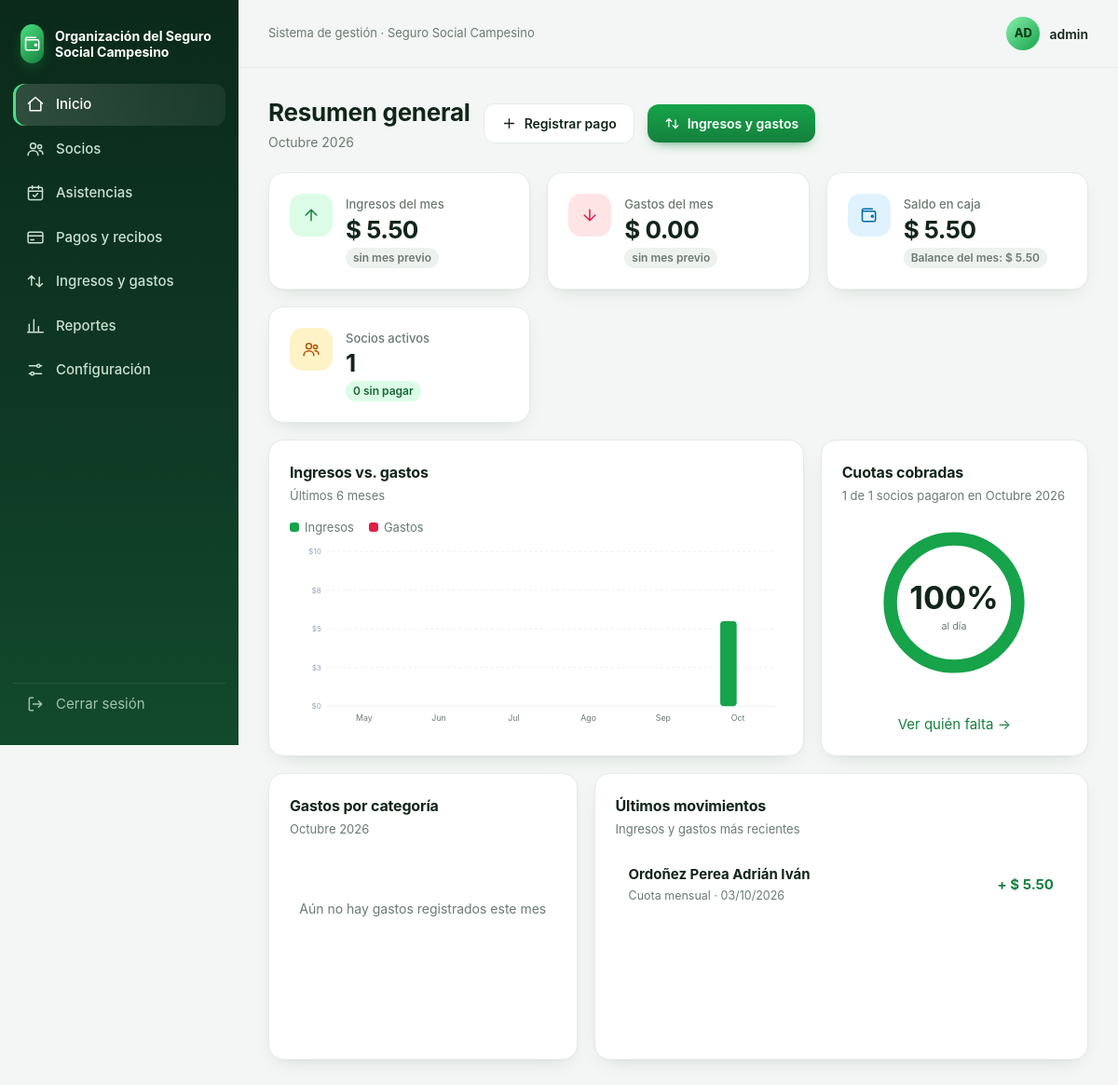
/ (signed in), run on the app's committed database.
### tables this page shows
CREATE TABLE config (
  clave TEXT PRIMARY KEY,
  valor TEXT NOT NULL
);

CREATE TABLE pagos (
  id INTEGER PRIMARY KEY AUTOINCREMENT,
  socio_id INTEGER NOT NULL REFERENCES socios(id),
  mes TEXT NOT NULL,
  concepto TEXT NOT NULL,
  monto REAL NOT NULL,
  fecha TEXT NOT NULL,
  forma_pago TEXT NOT NULL DEFAULT 'efectivo',
  observacion TEXT,
  anulado INTEGER NOT NULL DEFAULT 0,
  registrado_por TEXT
);

### app.py (the view)
@app.route("/")
@login_required
def inicio():
    db = get_db()
    mes = mes_actual()
    activos = db.execute("SELECT COUNT(*) FROM socios WHERE estado = 'activo'").fetchone()[0]
    cuotas, otros, gastos = totales_mes(mes)
    ingresos = cuotas + otros
    pc, po, pg = totales_mes(mes_anterior(mes))
    pendientes = len(morosos(mes))
    recientes = db.execute(
        """SELECT * FROM (
             SELECT p.fecha, 'ingreso' AS tipo, (s.apellidos || ' ' || s.nombres) AS descripcion,
                    p.concepto AS categoria, p.monto, p.id FROM pagos p
                    JOIN socios s ON s.id = p.socio_id WHERE p.anulado = 0
             UNION ALL
             SELECT m.fecha, m.tipo, m.descripcion, m.categoria, m.monto, m.id FROM movimientos m
                    WHERE m.anulado = 0)
           ORDER BY fecha DESC, id DESC LIMIT 6""").fetchall()
    return render_template(
        "inicio.html", mes=mes, activos=activos, ingresos=ingresos, gastos=gastos,
        saldo=saldo_total(), pendientes=pendientes, pagaron=max(activos - pendientes, 0),
        var_ing=variacion(ingresos, pc + po), var_gas=variacion(gastos, pg),
        serie=serie_mensual(meses_atras(6)), cats=gastos_por_categoria(mes), recientes=recientes)

### app.py (called while the page is built)
@app.template_filter("money")
def f_money(v):
    v = float(v or 0)
    return f"-$ {abs(v):,.2f}" if v < 0 else f"$ {v:,.2f}"

@app.template_filter("fdate")
def f_fdate(s):
    try:
        y, m, d = s.split("-")
        return f"{d}/{m}/{y}"
    except Exception:
        return s or ""

@app.template_filter("mes_largo")
def f_mes_largo(ym):
    try:
        return f"{MESES[int(ym[5:7]) - 1]} {ym[:4]}"
    except Exception:
        return ym

def get_db():
    if "db" not in g:
        g.db = sqlite3.connect(DB_PATH)
        g.db.row_factory = sqlite3.Row
        g.db.execute("PRAGMA foreign_keys = ON")
    return g.db

def cfg(clave):
    r = get_db().execute("SELECT valor FROM config WHERE clave = ?", (clave,)).fetchone()
    return r["valor"] if r else ""

@app.context_processor
def inyectar():
    return {"org": cfg("organizacion")}

def login_required(f):
    @wraps(f)
    def envoltura(*a, **kw):
        if "usuario" not in session:
            return redirect(url_for("login"))
        return f(*a, **kw)
    return envoltura

def morosos(mes):
    return get_db().execute(
        """SELECT s.* FROM socios s
           WHERE s.estado = 'activo' AND NOT EXISTS (
             SELECT 1 FROM pagos p
             WHERE p.socio_id = s.id AND p.mes = ? AND p.anulado = 0 AND p.concepto = ?)
           ORDER BY s.apellidos, s.nombres""", (mes, CONCEPTO_CUOTA)).fetchall()

def mes_actual():
    return date.today().strftime("%Y-%m")

def meses_atras(n):
    hoy = date.today()
    y, m, out = hoy.year, hoy.month, []
    for _ in range(n):
        out.append(f"{y}-{m:02d}")
        m -= 1
        if m == 0:
            m, y = 12, y - 1
    return out[::-1]

def mes_anterior(ym):
    y, m = int(ym[:4]), int(ym[5:7]) - 1
    return f"{y - 1}-12" if m == 0 else f"{y}-{m:02d}"

def totales_mes(ym):
    db = get_db()
    cuotas = db.execute("SELECT COALESCE(SUM(monto),0) FROM pagos WHERE anulado=0 AND substr(fecha,1,7)=?",
                        (ym,)).fetchone()[0]
    otros = db.execute("SELECT COALESCE(SUM(monto),0) FROM movimientos WHERE anulado=0 AND tipo='ingreso' "
                       "AND substr(fecha,1,7)=?", (ym,)).fetchone()[0]
    gastos = db.execute("SELECT COALESCE(SUM(monto),0) FROM movimientos WHERE anulado=0 AND tipo='gasto' "
                        "AND substr(fecha,1,7)=?", (ym,)).fetchone()[0]
    return cuotas, otros, gastos

def variacion(actual, previo):
    return None if not previo else round((actual - previo) / previo * 100)

### templates/inicio.html (shortened to what this page needs)
{% extends "base.html" %}
{% block content %}
<div class="head">
  <div><h1>Resumen general</h1><p>{{ mes|mes_largo }}</p></div>
  <a class="btn ghost" href="{{ url_for('pago_nuevo') }}"><svg class="ic"><use href="#i-plus"/></svg>Registrar pago</a>
  <a class="btn" href="{{ url_for('finanzas') }}"><svg class="ic"><use href="#i-flow"/></svg>Ingresos y gastos</a>
</div>
<div class="grid g4">
  <div class="card kpi"><div class="ico v"><svg class="ic"><use href="#i-up"/></svg></div><div>
    <small>Ingresos del mes</small><div class="n">{{ ingresos|money }}</div>
    {% if var_ing is none %}<span class="delta neu">sin mes previo</span>
    {% else %}<span class="delta {{ 'up' if var_ing >= 0 else 'down' }}">{{ '▲' if var_ing >= 0 else '▼' }} {{ var_ing|abs }}% vs. mes ant.</span>{% endif %}</div></div>
  <div class="card kpi"><div class="ico r"><svg class="ic"><use href="#i-down"/></svg></div><div>
    <small>Gastos del mes</small><div class="n">{{ gastos|money }}</div>
    {% if var_gas is none %}<span class="delta neu">sin mes previo</span>
    {% else %}<span class="delta {{ 'down' if var_gas > 0 else 'up' }}">{{ '▲' if var_gas >= 0 else '▼' }} {{ var_gas|abs }}% vs. mes ant.</span>{% endif %}</div></div>
  <div class="card kpi"><div class="ico b"><svg class="ic"><use href="#i-wallet"/></svg></div><div>
    <small>Saldo en caja</small><div class="n">{{ saldo|money }}</div>
    <span class="delta neu">Balance del mes: {{ (ingresos - gastos)|money }}</span></div></div>
  <div class="card kpi"><div class="ico a"><svg class="ic"><use href="#i-users"/></svg></div><div>
    <small>Socios activos</small><div class="n">{{ activos }}</div>
    <span class="delta {{ 'down' if pendientes else 'up' }}">{{ pendientes }} sin pagar</span></div></div>
</div>
<div class="grid g3">
  <div class="card">
    <h3>Ingresos vs. gastos</h3><div class="sub">Últimos 6 meses</div>
    <div class="lg"><span><i style="background:#16a34a"></i>Ingresos</span><span><i style="background:#e11d48"></i>Gastos</span></div>
    <div id="c_barras" class="chart"></div>
  </div>
  <div class="card">
    <h3>Cuotas cobradas</h3><div class="sub">{{ pagaron }} de {{ activos }} socios pagaron en {{ mes|mes_largo }}</div>
    <div id="c_anillo" class="chart"></div>
    <div style="text-align:center;margin-top:10px"><a href="{{ url_for('reportes') }}">Ver quién falta →</a></div>
  </div>
</div>
<div class="grid g31">
  <div class="card">
    <h3>Gastos por categoría</h3><div class="sub">{{ mes|mes_largo }}</div>
    <div id="c_dona" class="chart"></div>
  </div>
  <div class="card">
    <h3>Últimos movimientos</h3><div class="sub">Ingresos y gastos más recientes</div>
    <div class="wrap"><table class="tbl">
      {% for m in recientes %}
      <tr>
        <td><b>{{ m.descripcion }}</b><br><small style="color:var(--muted)">{{ m.categoria }} · {{ m.fecha|fdate }}</small></td>
        <td class="r {{ 'pos' if m.tipo == 'ingreso' else 'neg' }}">{{ '+' if m.tipo == 'ingreso' else '−' }} {{ m.monto|money }}</td>
      </tr>
      {% else %}<tr><td class="vacio">Todavía no hay movimientos.</td></tr>{% endfor %}
    </table></div>
  </div>
</div>
{% endblock %}

### templates/base.html (shortened to what this page needs)
<!doctype html>
<html lang="es">
<head>
</head>
<body>
{% if session.usuario %}
{% set ep = request.endpoint %}
{% macro item(eps, url, icon, label) %}<a href="{{ url }}" class="{{ 'act' if request.endpoint in eps }}"><svg class="ic"><use href="#i-{{ icon }}"/></svg>{{ label }}</a>{% endmacro %}
<div class="app">
<aside class="side">
  <div class="brand"><div class="logo"><svg class="ic"><use href="#i-wallet"/></svg></div><span>{{ org }}</span></div>
  <nav>
    {{ item(['inicio'], url_for('inicio'), 'home', 'Inicio') }}
    {{ item(['socios','socio_form','socio_detalle'], url_for('socios'), 'users', 'Socios') }}
    {{ item(['reuniones','reunion'], url_for('reuniones'), 'cal', 'Asistencias') }}
    {{ item(['pagos','pago_nuevo','recibo'], url_for('pagos'), 'card', 'Pagos y recibos') }}
    {{ item(['finanzas'], url_for('finanzas'), 'flow', 'Ingresos y gastos') }}
    {{ item(['reportes'], url_for('reportes'), 'chart', 'Reportes') }}
    {{ item(['configuracion'], url_for('configuracion'), 'set', 'Configuración') }}
  </nav>
  <a class="salir" href="{{ url_for('logout') }}"><svg class="ic"><use href="#i-out"/></svg>Cerrar sesión</a>
</aside>
<div class="main">
  <div class="top">
    <div class="t">Sistema de gestión · Seguro Social Campesino</div>
    <div class="user"><div class="avatar">{{ session.usuario[:2]|upper }}</div>{{ session.usuario }}</div>
  </div>
  <div class="content">
    {% block content %}{% endblock %}
  </div>
</div>
</div>
{% else %}
{% for cat, m in get_flashed_messages(with_categories=true) %}<div class="msg {{ cat }}" style="position:fixed;top:14px;right:14px;z-index:50">{{ m }}</div>{% endfor %}
{% block login %}{% endblock %}
{% endif %}
</body>
</html>

### templates/base.html (style rules this page uses)
:root { --bg:#f3f6f4;--card:#fff;--ink:#12251a;--muted:#6b7a72;--line:#e5ebe7;--brand:#15803d;--brand2:#0f5f2e; --ing:#16a34a;--gas:#e11d48;--warn:#d97706;--r:16px;--sh:0 1px 2px #0b1f1405,0 8px 24px -12px #0b1f142e }
* { box-sizing:border-box }
body { margin:0;background:var(--bg);color:var(--ink);font:15px/1.5 Inter,"Segoe UI",system-ui,-apple-system,Roboto,sans-serif;-webkit-font-smoothing:antialiased }
a { color:var(--brand);text-decoration:none }
h1,h2,h3 { margin:0;letter-spacing:-.01em }
.ic { width:20px;height:20px;fill:none;stroke:currentColor;stroke-width:1.8;stroke-linecap:round;stroke-linejoin:round;flex:none }
.app { display:flex;min-height:100vh }
.side { width:256px;flex:none;background:linear-gradient(180deg,#0b2a1a,#0f3a25 60%,#124a2d);color:#c9e0d1;padding:22px 14px;position:sticky;top:0;height:100vh;display:flex;flex-direction:column;z-index:20 }
.brand { display:flex;gap:12px;align-items:center;padding:4px 8px 22px;color:#fff;font-weight:700;font-size:14px;line-height:1.25 }
.logo { width:42px;height:42px;border-radius:13px;background:linear-gradient(135deg,#4ade80,#15803d);display:grid;place-items:center;color:#fff;box-shadow:0 6px 16px -6px #22c55e99 }
.side nav { flex:1 }
.side nav a { display:flex;gap:12px;align-items:center;padding:11px 14px;border-radius:12px;color:#c9e0d1;font-weight:500;margin-bottom:3px;transition:.15s }
.side nav a.act { background:linear-gradient(90deg,#ffffff26,#ffffff10);color:#fff;box-shadow:inset 3px 0 0 #4ade80 }
.side .salir { display:flex;gap:12px;align-items:center;padding:11px 14px;color:#9fc4ad;border-top:1px solid #ffffff1a;margin-top:10px }
.main { flex:1;min-width:0 }
.top { display:flex;align-items:center;gap:14px;padding:18px 32px;position:sticky;top:0;background:#f3f6f4d9;backdrop-filter:blur(8px);z-index:10;border-bottom:1px solid var(--line) }
.top .t { font-size:13px;color:var(--muted);flex:1 }
.user { display:flex;gap:10px;align-items:center;font-weight:600;font-size:14px }
.avatar { width:36px;height:36px;border-radius:50%;background:linear-gradient(135deg,#86efac,#16a34a);color:#06310f;display:grid;place-items:center;font-weight:700;font-size:13px }
.content { padding:28px 32px 48px;max-width:1240px;overflow-x:hidden }
.head { display:flex;align-items:center;gap:14px;flex-wrap:wrap;margin-bottom:22px }
.head h1 { font-size:26px;flex:1;min-width:200px }
.head p { margin:2px 0 0;color:var(--muted);font-size:14px }
.card { background:var(--card);border:1px solid var(--line);border-radius:var(--r);box-shadow:var(--sh);padding:22px }
.card h3 { font-size:16px;margin-bottom:4px }
.card .sub { color:var(--muted);font-size:13px;margin-bottom:14px }
.grid { display:grid;gap:18px;margin-bottom:18px }
.g4 { grid-template-columns:repeat(auto-fit,minmax(220px,1fr)) }
.g3 { grid-template-columns:2fr 1fr }
.g31 { grid-template-columns:1fr 1.6fr }
.grid>* { min-width:0 }
.kpi { display:flex;gap:14px;align-items:flex-start }
.kpi .ico { width:46px;height:46px;border-radius:14px;display:grid;place-items:center;flex:none }
.kpi .ico.v { background:#dcfce7;color:#15803d }
.kpi .ico.r { background:#ffe4e6;color:#e11d48 }
.kpi .ico.a { background:#fef3c7;color:#b45309 }
.kpi .ico.b { background:#e0f2fe;color:#0369a1 }
.kpi small { color:var(--muted);font-size:13px;font-weight:500 }
.kpi .n { font-size:26px;font-weight:700;letter-spacing:-.02em;line-height:1.2 }
.delta { white-space:nowrap;font-size:12px;font-weight:600;padding:2px 8px;border-radius:99px;display:inline-block;margin-top:4px }
.delta.up { background:#dcfce7;color:#166534 }
.delta.neu { background:#eef2ef;color:var(--muted) }
.btn { display:inline-flex;align-items:center;gap:8px;background:linear-gradient(180deg,#16a34a,#15803d);color:#fff;border:0;padding:10px 18px;border-radius:12px;font-family:inherit;font-weight:600;font-size:14px;cursor:pointer;box-shadow:0 6px 14px -8px #15803d;transition:.15s }
.btn.ghost { background:#fff;color:var(--ink);border:1px solid var(--line);box-shadow:none }
.btn .ic { width:17px;height:17px }
.tbl { width:100%;border-collapse:collapse }
.tbl td { padding:13px 14px;border-bottom:1px solid #eef2ef;vertical-align:middle }
.tbl tr:last-child td { border-bottom:0 }
.tbl .r { text-align:right;white-space:nowrap }
.wrap { overflow-x:auto }
.pos { color:#15803d;font-weight:700 }
.chart { min-height:200px }
.lg { display:flex;gap:16px;font-size:13px;color:var(--muted);margin-bottom:6px }
.lg i { display:inline-block;width:10px;height:10px;border-radius:3px;margin-right:6px }

### data on the page
config: valor "Organización del Seguro Social Campesino"
pagos: usuario "admin", descripcion "Ordoñez Perea Adrián Iván", categoria "Cuota mensual", fecha|fdate "03/10/2026", tipo "+", monto "$ 5.50"

### other printed values
{{ label }} "Inicio Socios Asistencias Pagos y recibos Ingresos y gastos Reportes Configuración"
{{ session.usuario[:2]|upper }} "AD"
{{ mes|mes_largo }} "Octubre 2026"
{{ ingresos|money }} "$ 5.50"
{{ gastos|money }} "$ 0.00"
{{ saldo|money }} "$ 5.50"
{{ (ingresos - gastos)|money }} "$ 5.50"
{{ activos }} "1"
{{ pendientes }} "0"
{{ pagaron }} "1"
